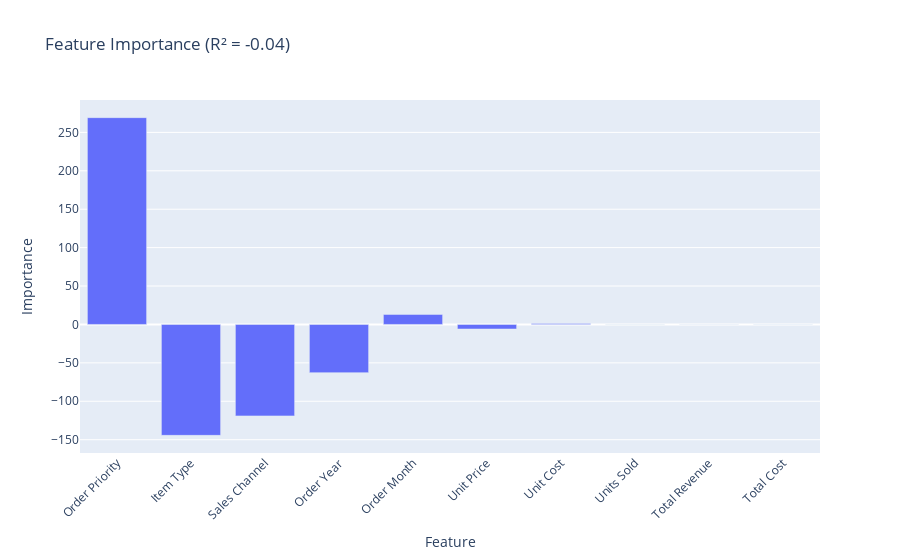

This figure's notebook cell:
### Code cell
import plotly.graph_objs as go
import pandas as pd
import numpy as np
from sklearn.model_selection import train_test_split
from sklearn.linear_model import LinearRegression

# Sample Data (Replace with actual dataset)
data = pd.DataFrame({
    'Item Type': np.random.randint(1, 5, 100),
    'Sales Channel': np.random.randint(1, 3, 100),
    'Order Priority': np.random.randint(1, 4, 100),
    'Units Sold': np.random.randint(10, 500, 100),
    'Unit Price': np.random.uniform(5, 100, 100),
    'Unit Cost': np.random.uniform(2, 80, 100),
    'Total Revenue': np.random.uniform(1000, 10000, 100),
    'Total Cost': np.random.uniform(500, 7000, 100),
    'Order Month': np.random.randint(1, 13, 100),
    'Order Year': np.random.randint(2019, 2024, 100),
    'Profit': np.random.uniform(500, 5000, 100)  # Target variable
})

# Define features (X) and target variable (y)
X = data.drop(columns=['Profit'])
y = data['Profit']

# Split the dataset
X_train, X_test, y_train, y_test = train_test_split(X, y, test_size=0.2, random_state=42)

# Create and train the model
reg = LinearRegression()
reg.fit(X_train, y_train)

# Make predictions
y_pred = reg.predict(X_test)

# R-squared score
r2 = reg.score(X_test, y_test)

# Convert X_train into a DataFrame with feature names
X_train_df = pd.DataFrame(X_train, columns=X.columns)

# Extract feature coefficients
coef = reg.coef_

# Create a DataFrame with feature importances
feature_importances = pd.DataFrame({'Feature': X_train_df.columns, 'Importance': coef})

# Sort by absolute importance
feature_importances = feature_importances.reindex(feature_importances['Importance'].abs().sort_values(ascending=False).index)

# Create a bar chart with Plotly
fig = go.Figure()
fig.add_trace(go.Bar(x=feature_importances['Feature'], y=feature_importances['Importance']))

fig.update_layout(title=f'Feature Importance (R² = {r2:.2f})',
                  xaxis_title='Feature',
                  yaxis_title='Importance',
                  xaxis_tickangle=-45)

fig.show()

### Figure 1 — Plotly figure (JSON) as saved in the notebook; plotly's stock layout.template omitted (floating-point values rounded to 4 significant figures)
{"data": [{"type": "bar", "x": ["Order Priority", "Item Type", "Sales Channel", "Order Year", "Order Month", "Unit Price", "Unit Cost", "Units Sold", "Total Revenue", "Total Cost"], "y": [269.2, -144.3, -119.0, -62.71, 13.07, -5.923, 1.228, -0.2217, 0.09344, 0.06542]}], "layout": {"title": {"text": "Feature Importance (R² = -0.04)"}, "xaxis": {"tickangle": -45, "title": {"text": "Feature"}}, "yaxis": {"title": {"text": "Importance"}}}}
